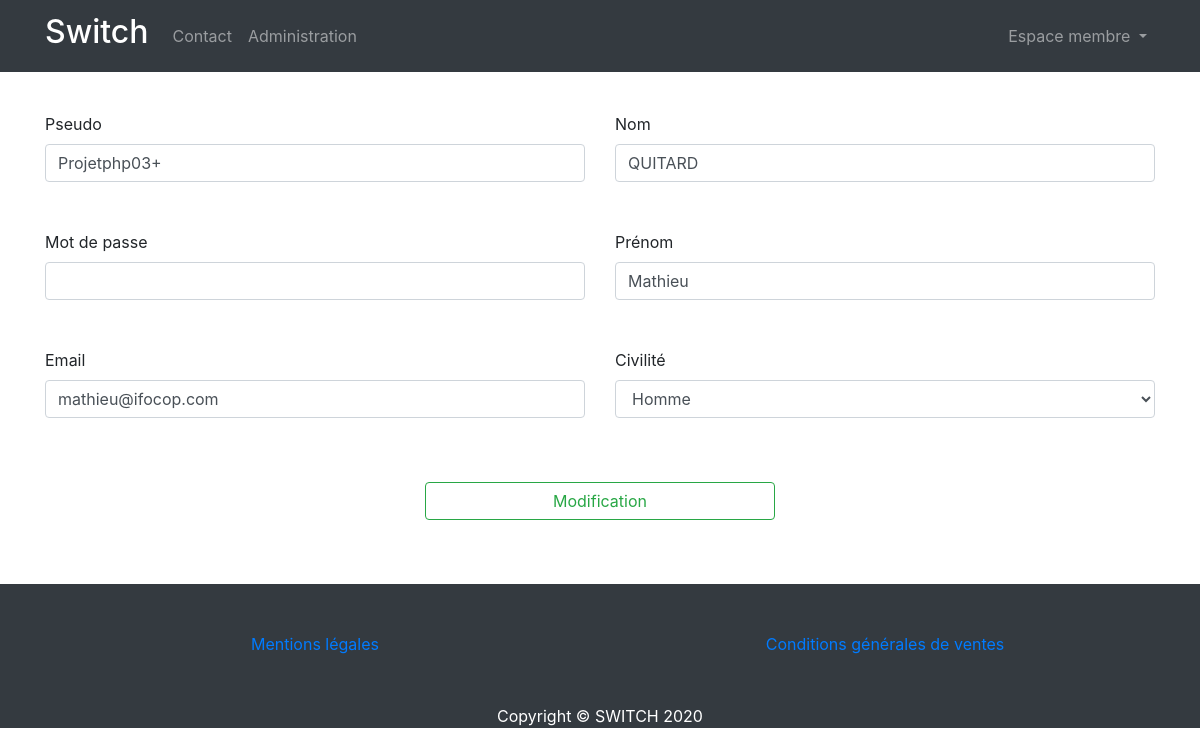
Screenshot of /inscription.php?action=modification (signed in) with the database file from the repository.
### tables this page shows
CREATE TABLE IF NOT EXISTS `membre` (
  `id_membre` int(3) NOT NULL AUTO_INCREMENT,
  `pseudo` varchar(20) NOT NULL,
  `mdp` varchar(60) NOT NULL,
  `nom` varchar(20) NOT NULL,
  `prenom` varchar(20) NOT NULL,
  `email` varchar(50) NOT NULL,
  `civilite` enum('f','m') NOT NULL,
  `statut` int(1) NOT NULL,
  `date_enregistrement` datetime NOT NULL,
  PRIMARY KEY (`id_membre`)
);

### inscription.php (the view, shortened to what this page needs)
<?php
include 'inc/init.inc.php';
$pseudo = '';
$prenom = '';
$nom = '';
$email = '';
if(isset($_GET['action']) && $_GET['action'] == 'modification' && !empty($_SESSION['membre']['id_membre'])){
	$pdo_infos_profil = $pdo->prepare("SELECT * FROM membre WHERE id_membre = :id_membre");
	$pdo_infos_profil->bindparam(":id_membre", $_SESSION['membre']['id_membre'], PDO::PARAM_STR);
	$pdo_infos_profil->execute();
	if($pdo_infos_profil->rowCount() > 0) {
        $infos_profil = $pdo_infos_profil->fetch(PDO::FETCH_ASSOC);
        $pseudo = $infos_profil['pseudo'];;
        $prenom = $infos_profil['prenom'];;
        $nom = $infos_profil['nom'];;
        $email = $infos_profil['email'];;
	}
}
include 'inc/header.inc.php';
include 'inc/nav.inc.php';
?>
	<div class="starter-template">
		<h1><i class="fas fa-id-card" style="color: #28a745;"></i> Inscription <i class="fas fa-id-card" style="color: #28a745;"></i></h1>
	</div>
	<div class="row">
		<div class="col-12">
			<form method="post" action="">
				<div class="row justify-content-center">
					<div class="col-9 col-sm-6">
                        <div class="form-group mt-5">
                            <label for="pseudo">Pseudo</label>
                            <input type="text" name="pseudo" id="pseudo" value="<?php echo $pseudo; ?>" class="form-control">
                        </div>
                        <div class="form-group mt-5">
                            <label for="mdp">Mot de passe</label>
                            <input type="password" name="mdp" id="mdp" value="" class="form-control">
                        </div>
                        <div class="form-group mt-5">
                            <label for="email">Email</label>
                            <input type="text" name="email" id="email" value="<?php echo $email; ?>" class="form-control">
                        </div>
					</div>
					<div class="col-9 col-sm-6">
                        <div class="form-group mt-5">
                            <label for="nom">Nom</label>
                            <input type="text" name="nom" id="nom" value="<?php echo $nom; ?>" class="form-control">
                        </div>
                        <div class="form-group mt-5">
                            <label for="prenom">Prénom</label>
                            <input type="text" name="prenom" id="prenom" value="<?php echo $prenom; ?>" class="form-control">
                        </div>
                        <div class="form-group mt-5">
                            <label for="civilite">Civilité</label>
                            <select name="civilite" id="civilite" class="form-control">
                                <option value="m">Homme</option>
                            </select>
                        </div>
					</div>
                    <div class="form-group col-4 mt-5">
                        <button type="submit" name="inscription" id="inscription" class="form-control btn btn-outline-success">
                            <?php if(empty($_SESSION['membre']['id_membre'])){ ?>
                            Inscription
                            <?php }else{ ?>
                            Modification
                            <?php } ?>
                        </button>
                    </div>
				</div>
			</form>
		</div>
    </div>
<?php
include 'inc/footer.inc.php';

### rows the page displays
membre: pseudo "Projetphp03+", email "mathieu@ifocop.com", nom "QUITARD", prenom "Mathieu"
